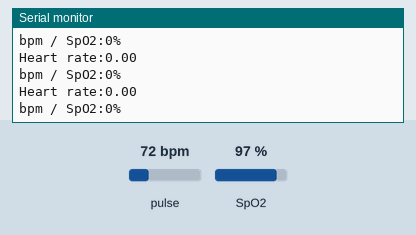
A sketch run on a simulated ESP32. Parts: the last lines printed to the serial monitor. The test bench sets the inputs (shaded band); at power-on: pulse 72 bpm, SpO2 97 %. WiFi joins after 1.5 s; servers stay silent unless stated.

Above: at 2.7 s.
2.8 s: pulse set to 42 bpm
At 4.2 s:
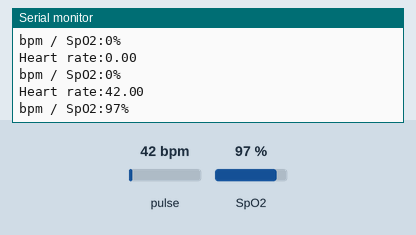
4.3 s: SpO2 set to 80 %
At 4.9 s:
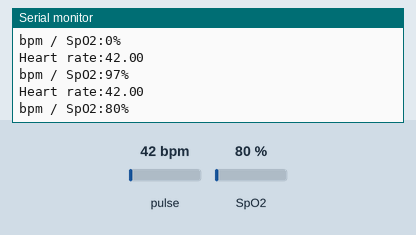
5.8 s: pulse set to 70 bpm
At 6.4 s:
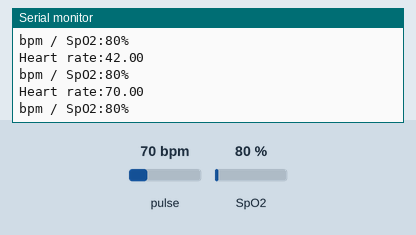
Timing chart, 0 to 8.8 s (numbered marks = the images above; inputs shaded):
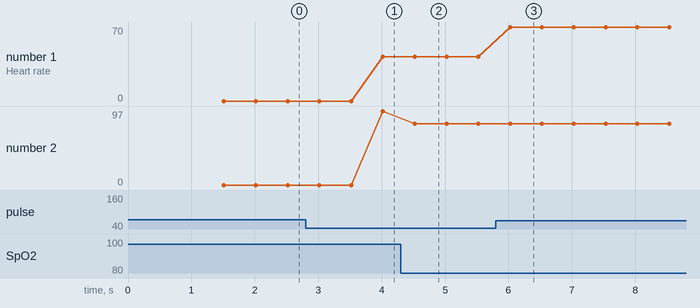

Measured:
- after the input at 2.8 s, the serial monitor: prints a new line after 1.2 s (image 1)
- after the input at 4.3 s, the serial monitor: prints a new line after 0.22 s (image 2)
- after the input at 5.8 s, the serial monitor: prints a new line after 0.23 s (image 3)
- plotted number 1: 0 → 42 after the input at 2.8 s, 42 → 70 after the input at 5.8 s
- plotted number 2: 97 → 80 after the input at 4.3 s

The sketch:

Wifi.ino
```cpp
#include <HTTPClient.h>
#include <Wire.h>
#include <WiFi.h>
#include <ArduinoJson.h>
#include "HttpClient.h"

#include "MAX30100_PulseOximeter.h"

//#define DHTPIN 4
//#define DHTTYPE DHT11   // DHT 11


const char* ssid     = "UIU-STUDENT";
const char* password = "12345678";
String serverName = "http://10.10.252.183:3000/";


unsigned long lastTime = 0;
// Timer set to 10 minutes (600000)
//unsigned long timerDelay = 600000;
// Set timer to 5 seconds (5000)
unsigned long timerDelay = 5000;


//DHT dht(DHTPIN, DHTTYPE);

#define REPORTING_PERIOD_MS 500
PulseOximeter pox;
uint32_t tsLastReport = 0;


void onBeatDetected()
{
 // Serial.println("Beat!");
}

void setup()
{
   Serial.begin(115200);
//  dht.begin();
  Serial.print("Initializing pulse oximeter..");
  if (!pox.begin()) {
    Serial.println("FAILED");
    for (;;);
  } else {
    Serial.println("SUCCESS");
  }
    pox.setOnBeatDetectedCallback(onBeatDetected);


  WiFi.begin(ssid, password);
  Serial.println("Connecting");

  while(WiFi.status() != WL_CONNECTED) {
    delay(500);
    Serial.print(".");
  }
  Serial.println("");
  Serial.print("Connected to WiFi network with IP Address: ");
  Serial.println(WiFi.localIP());

  Serial.println("Timer set to 5 seconds (timerDelay variable), it will take 5 seconds before publishing the first reading.");
}

void loop()
{

  pox.update();
  if (millis() - tsLastReport > REPORTING_PERIOD_MS) {
    Serial.print("Heart rate:");
    Serial.println(pox.getHeartRate());
    Serial.print("bpm / SpO2:");
    Serial.print(pox.getSpO2());
    Serial.println("%");

    tsLastReport = millis();
  }

    /*
    StaticJsonDocument<200> doc;
    doc["charge"] = String(pox.getHeartRate());
    doc["temperature"] = String(pox.getSpO2());
    doc["pulse"] = "75";
    doc["oxygen"] = "95";


    char out[128];
    int b =serializeJson(doc, out);


    if(WiFi.status()== WL_CONNECTED){   //Check WiFi connection status
        HTTPClient http;    //Declare object of class HTTPClient

        http.begin(serverName);      //Specify request destination
        http.addHeader("Content-Type", "Content-Type: application/json");
        int httpCode = http.POST(out); //Send the request
        Serial.println("Response");
        Serial.println(httpCode);   //Print HTTP return code
        http.writeToStream(&Serial);  // Print the response body
    }


    delay(10000);
    */


//  float h = dht.readHumidity();
//  float t = dht.readTemperature();
//  float f = dht.readTemperature(true);
//
//  Serial.print(F("%  Temperature: "));
//  Serial.print(t);
//  Serial.print(F("°C "));
//  Serial.print(f);
//  Serial.println(F("°F"));
}
```
